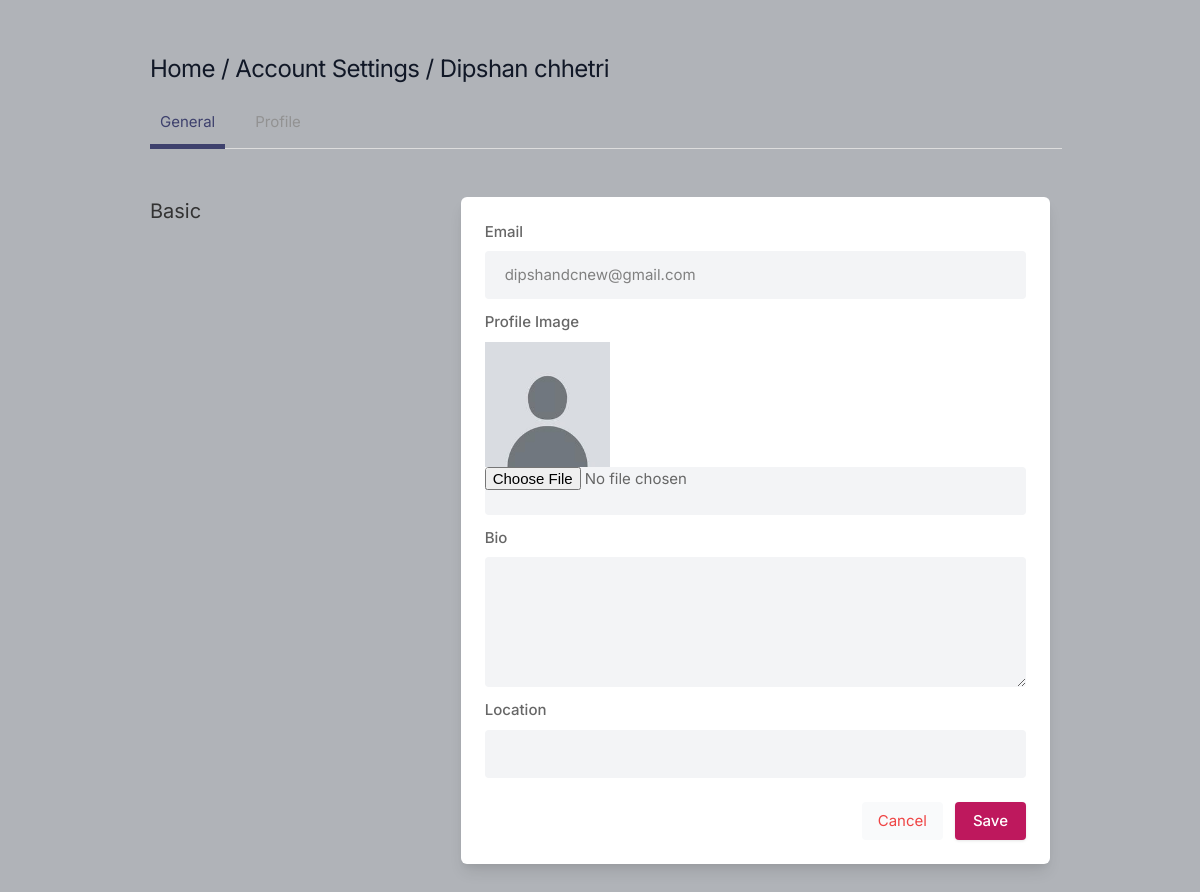
/settings (signed in), run on an earlier commit of the app's database.
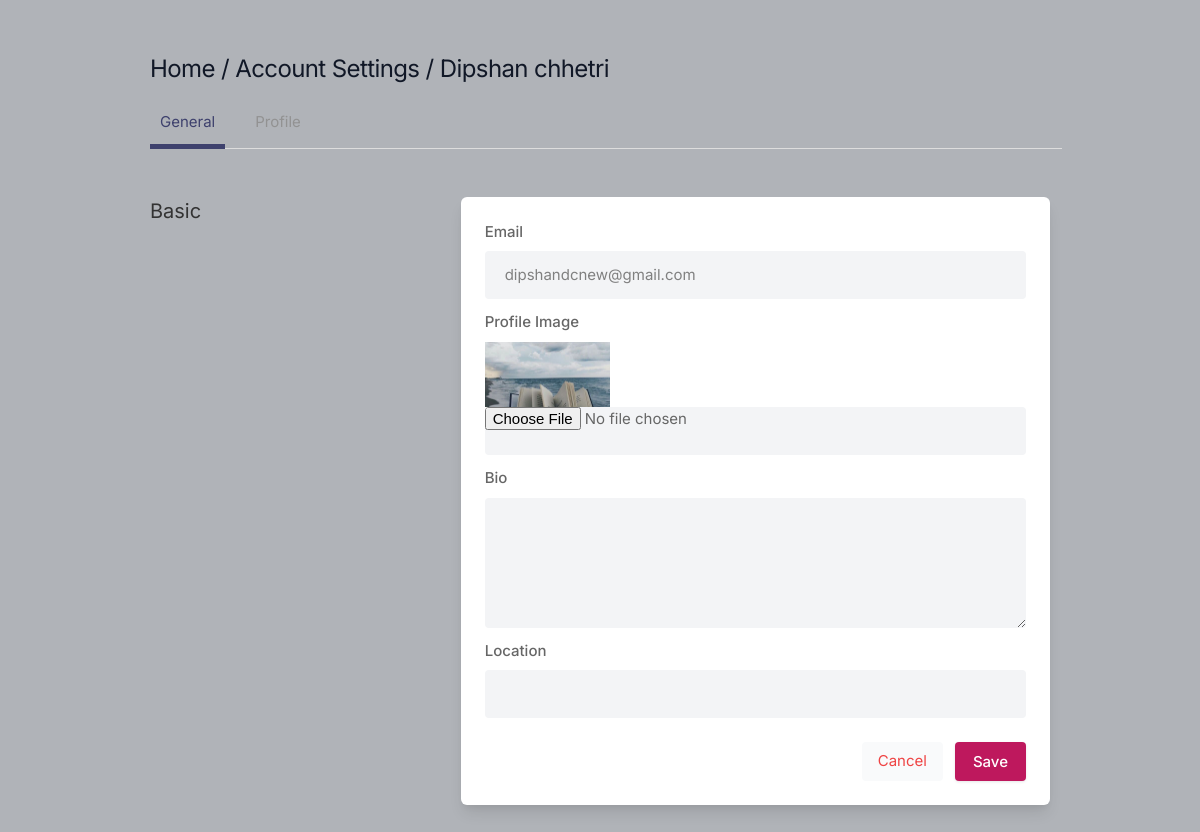
And on a later commit of the database.
### core/models.py (models this page shows, shortened)
class Profile(models.Model):
    user = models.ForeignKey(User , on_delete=models.CASCADE)
    id_user = models.IntegerField()
    bio = models.TextField(blank=True)
    profileimg = models.ImageField(upload_to='profile_images' , default='blank.jpg')
    location = models.CharField(max_length=100,blank=True)

### core/views.py (the view)
# urls.py: path('settings', views.settings , name='settings'),
@login_required(login_url='signin')
def settings(request):
   user_profile = Profile.objects.get(user = request.user)
   context = {'user':user_profile}
   if request.method == 'POST':
      if request.FILES.get('image') == None:
       image = user_profile.profileimg
       bio = request.POST['bio']
       location = request.POST['location']
       user_profile.profileimg = image
       user_profile.bio = bio
       user_profile.location = location
       user_profile.save()
      else:
       image = request.FILES.get('image')
       bio = request.POST['bio']
       location = request.POST['location']
       user_profile.profileimg = image
       user_profile.bio = bio
       user_profile.location = location
       user_profile.save()
      return redirect('/')
   else:
    return render(request , 'setting.html' , context)

### templates/setting.html (shortened to what this page needs)
{% load static %}
<!DOCTYPE html>
<html lang="en">
<head>
    <link rel="stylesheet" href="{% static 'assets/css/icons.css' %}">
    <link rel="stylesheet" href="{% static 'assets/css/uikit.css' %}">
    <link rel="stylesheet" href="{% static 'assets/css/style.css' %}">
    <link rel="stylesheet" href="{% static 'assets/css/tailwind.css' %}">
</head>
<body>
    <div class="container m-auto">
        <h1 class="text-2xl leading-none text-gray-900 tracking-tight mt-3"><a href="/">Home /</a> Account
            Settings / {{user.user.username}} </h1>
        <ul class="mt-5 -mr-3 flex-nowrap lg:overflow-hidden overflow-x-scroll uk-tab">
            <li class="uk-active"><a href="#">General</a></li>
            <li><a href="/profile/{{user.user.username}}">Profile</a></li>
        </ul>
        <div class="grid lg:grid-cols-3 mt-12 gap-8">
            <div>
                <h3 class="text-xl mb-2"> Basic</h3>
            </div>
            <div class="bg-white rounded-md lg:shadow-lg shadow col-span-2">
                <form method="POST" enctype="multipart/form-data" action="">
                    <div class="grid grid-cols-2 gap-3 lg:p-6 p-4">
                        <div class="col-span-2">
                            <label for=""> Email</label>
                            <input type="text" name="email" placeholder="" value="{{user.user.email}}"
                                class="shadow-none bg-gray-100">
                        </div>
                        <div class="col-span-2">
                            <label for="Image">Profile Image</label>
                            <img width="125" height="125" src="{{user.profileimg.url}}" alt="">
                            <input type="file" id="profile_image" name="image" rows="3" placeholder=""
                                class="shadow-none bg-gray-100"></input>
                        </div>
                        <div class="col-span-2">
                            <label for="about">Bio</label>
                            <textarea id="about" name="bio" rows="3"
                                class="shadow-none bg-gray-100">{{user.bio}}</textarea>
                        </div>
                        <div class="col-span-2">
                            <label for=""> Location</label>
                            <input type="text" value="{{user.location}}" name="location" placeholder=""
                                class="shadow-none bg-gray-100">
                        </div>
                    </div>
                    <div class="bg-gray-10 p-6 pt-0 flex justify-end space-x-3">
                        <button class="p-2 px-4 rounded bg-gray-50 text-red-500"> <a href="/">Cancel</a></button>
                        <button type="submit" class="button bg-blue-700"> Save </button>
                    </div>
                </form>
            </div>
            <br>
        </div>
    </div>
</body>
</html>

### static/assets/css/style.css (style rules this page uses)
body { background-color: #B0B3B8!important; }
button { vertical-align: middle; }
span.button, button.button { background-color: #be185d; top: 0; color: #fff; position: relative; padding: 8px 18px; line-height: 22px; position: relative; font-weight: 500; font-size: 15px; display: inline-block; -webkit-transition: all 0.2s ease-in-out; transition: all 0.2s ease-in-out; cursor: pointer; overflow: hidden; border: none; border-radius: 4px; -webkit-box-shadow: 0 1px 3px rgba(0, 0, 0, 0.1); box-shadow: 0 1px 3px rgba(0, 0, 0, 0.1); }
input { height: 48px; line-height: 48px; padding: 0 20px; outline: none; font-size: 15px; color: #808080; max-width: 100%; width: 100%; -webkit-box-sizing: border-box; box-sizing: border-box; display: block; font-weight: 400; opacity: 1; border-radius: 4px; border: none; -webkit-box-shadow: 0 1px 4px 0px rgba(0, 0, 0, 0.12); box-shadow: 0 1px 4px 0px rgba(0, 0, 0, 0.12); }
input[type="text"], input[type="password"], input[type="email"], input[type="number"] { height: 48px; line-height: 48px; padding: 0 20px; outline: none; font-size: 15px; color: #808080; max-width: 100%; width: 100%; -webkit-box-sizing: border-box; box-sizing: border-box; display: block; font-weight: 400; opacity: 1; border-radius: 4px; border: none; -webkit-box-shadow: 0 1px 4px 0px rgba(0, 0, 0, 0.12); box-shadow: 0 1px 4px 0px rgba(0, 0, 0, 0.12); }
textarea { height: 48px; line-height: 48px; padding: 0 20px; outline: none; font-size: 15px; color: #808080; margin: 0 0 16px 0; max-width: 100%; width: 100%; -webkit-box-sizing: border-box; box-sizing: border-box; display: block; background-color: #fff; font-weight: 500; opacity: 1; border-radius: 4px; border: none; -webkit-box-shadow: 0 1px 4px 0px rgba(0, 0, 0, 0.12); box-shadow: 0 1px 4px 0px rgba(0, 0, 0, 0.12); }
input { -webkit-transition: all 0.1s ease-in-out; transition: all 0.1s ease-in-out; }
::placeholder { color: #808080; opacity: 1; }
textarea { height: auto; line-height: 27px; padding: 20px; min-height: 130px; -webkit-transition: none !important; transition: none !important; min-width: 100%; }
label, legend { display: block; font-weight: bold; font-size: 15px; font-weight: 500; margin-bottom: 8px; }
button { border: none; margin: 0; padding: 0; width: auto; overflow: visible; background: transparent; color: inherit; font: inherit; line-height: normal; cursor: pointer; }
a { color: #be185d; -webkit-transition: 0.3s; transition: 0.3s; outline: none !important; }
button { outline: none !important; }
img { max-width: 100%; }
body { color: #666; font-size: 15px; line-height: 27px; background-color: #f0f2f5; font-family: "Inter", sans-serif; text-transform: none; }
h1, h2, h3, h4, h5, h6 { font-family: "Inter", sans-serif; text-transform: none; }
input[type="text"], input[type="password"], input[type="email"] { font-family: "Inter", sans-serif; text-transform: none; }
textarea, select { font-family: "Inter", sans-serif; text-transform: none; }
button, body .pac-container { font-family: "Inter", sans-serif; text-transform: none; }
h1, h2, h3, h4, h5, h6 { color: #333; font-weight: 500; margin: 0; padding: 0; }
h1 { font-size: 32px; }
h3 { font-size: 22px; }
@media (min-width: 1024px) { .container { max-width: 900px !important; padding-top: 45px; } }
.shadow-none { -webkit-box-shadow: none !important; box-shadow: none !important; }

What changed in the data, as far as the page shows it:
changed Profile "Dipshan chhetri": profileimg: picture added in place of a placeholder
